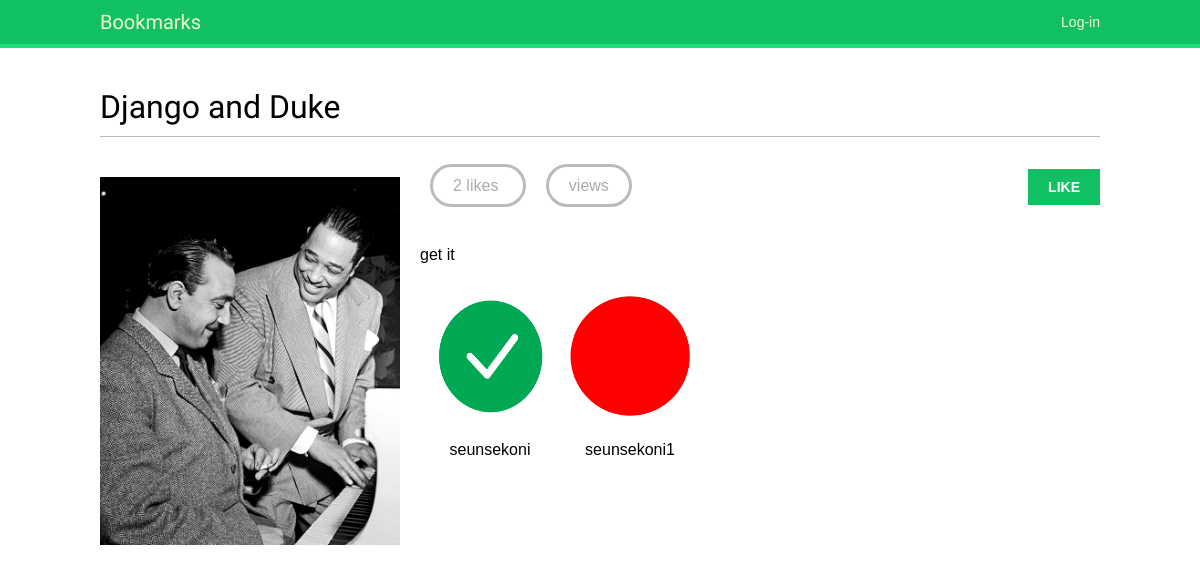
Page /images/detail/1/django-and-duke/ on the committed database.
### images/models.py (models this page shows, shortened)
class Image(models.Model):
    user = models.ForeignKey(settings.AUTH_USER_MODEL, on_delete=models.CASCADE, related_name='images_created')
    title = models.CharField(max_length=200)
    slug = models.SlugField(blank=True, max_length=200)
    url = models.URLField()
    image = models.ImageField(upload_to='images/%Y/%m/%d/')
    description = models.TextField(blank=True)
    created = models.DateField(auto_now_add=True, db_index=True)
    users_like = models.ManyToManyField(settings.AUTH_USER_MODEL, related_name='images_liked', blank=True)
    total_likes = models.PositiveIntegerField(db_index=True, default=0)

### account/models.py (models this page shows, shortened)
class Profile(models.Model):
    user = models.OneToOneField(settings.AUTH_USER_MODEL, unique=True, on_delete=models.CASCADE)
    date_of_birth = models.DateField(blank=True, null=True)
    photo = models.ImageField(upload_to='users/%Y/%m/%d/', blank=True)

### images/views.py (the view)
# urls.py: path('detail/<int:id>/<slug:slug>/', views.image_detail, name='detail'),
def image_detail(request, id, slug):
    image = get_object_or_404(Image, id=id, slug=slug)
    total_views = r.incr(f'image:{image.id}:views')
    r.zincrby('image_ranking', 1, image.id)
    return render(request, 'images/image/detail.html', {'section': 'images', 'image': image, 'total_views':total_views})

### images/templates/images/image/detail.html (shortened to what this page needs)
{% extends "base.html" %}
{% block content %}
    <h1>{{ image.title }}</h1>
    {% load thumbnail %}
    <img src="{% thumbnail image.image 300x0 quality=100 %}" class="image-detail">
    {% with total_likes=image.users_like.count users_like=image.users_like.all %}
        <div class="image-info">
            <div>
                <span class="count">
                    <span class="total">{{ total_likes }}</span> like{{ total_likes|pluralize }}
                </span>
                <span class="count">
                    {{ total_views }} view{{ total_views|pluralize }}
                </span>
                <a href="#" data-id="{{ image.id }}" data-action="{% if request.user in users_like %}un{% endif %}like" class="like button">
                    {% if request.user not in users_like %}
                        Like
                    {% else %}
                        Unlike
                    {% endif %}
                </a>
            </div>
            {{ image.description|linebreaks }}
        </div>
        <div class="image-likes">
            {% for user in users_like %}
                <div>
                    <img src="{{ user.profile.photo.url }}">
                    <p>{{ user.first_name }}</p>
                </div>
            {% empty %}
                Nobody likes this image yet.
            {% endfor %}
        </div>
    {% endwith %}
    {% endblock %}

### account/static/css/base.css (style rules this page uses)
body { margin:0; padding:0; font-family:helvetica, sans-serif; }
p { line-height: 1.8; }
a { color:#12c064; text-decoration:none; }
h1, h2, h3, h4, h5 , h6 { font-family: 'Muli', sans-serif; font-weight:normal; }
h1 { border-bottom:1px solid #bbb; padding:0 0 10px 0; margin:10px 0 20px 0; }
input[type=submit], a.button { font-weight:bold; background:#12c064; color:#fff; padding:10px 20px; font-size:14px; text-transform:uppercase; }
.image-preview, .image-detail { max-width:300px; float:left; margin:0 20px 20px 0; }
.image-detail { margin-top:20px; }
.image-info div { padding:20px 0; overflow:auto; }
.count { color:#aaa; border:3px solid #bbb; border-radius:26px; padding:10px 20px; margin:20px 10px 0; }
a.like, a.follow { float:right; margin-top:-8px; }
.image-likes div { float:left; width:auto; padding:10px; text-align:center; }
.image-likes img { width:120px; height:120px; border-radius:50%; }

### rows in the picture
Image: title "Django and Duke", image (picture), description "get it"

### other values in the picture
{{ total_likes }} "2"
{{ user.first_name }} "seunsekoni"
{{ user.first_name }} "seunsekoni1"
